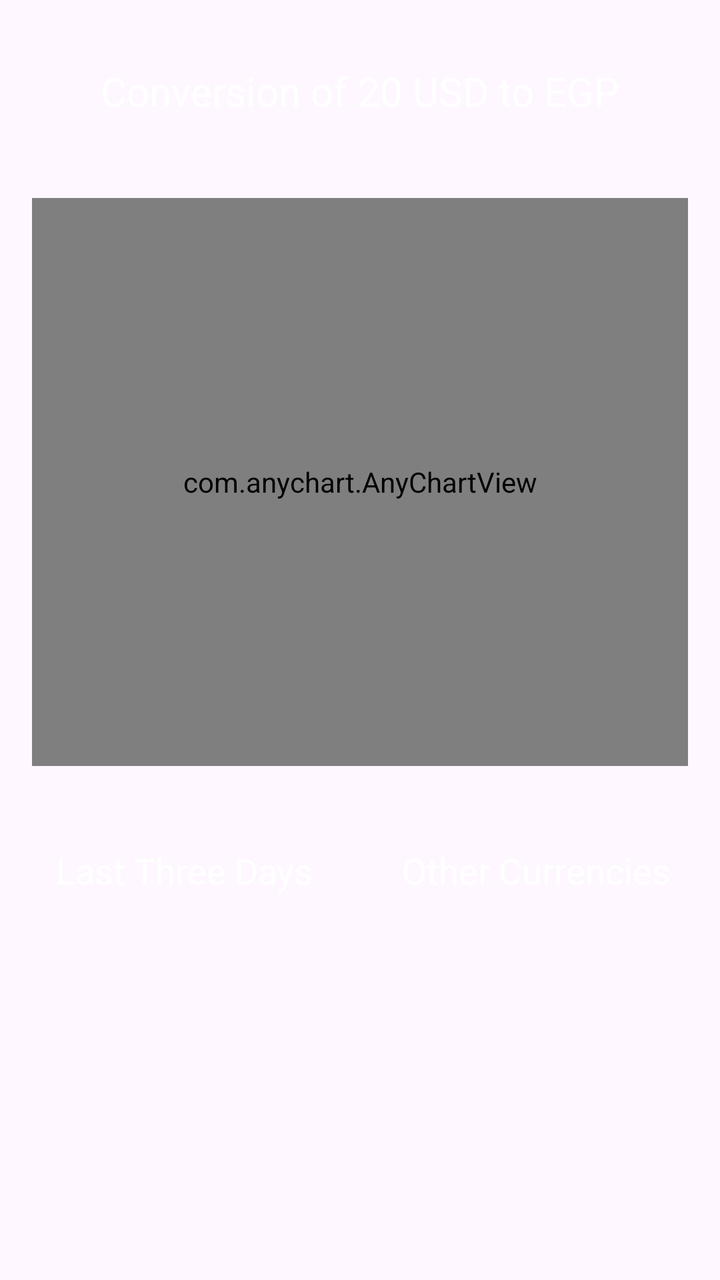
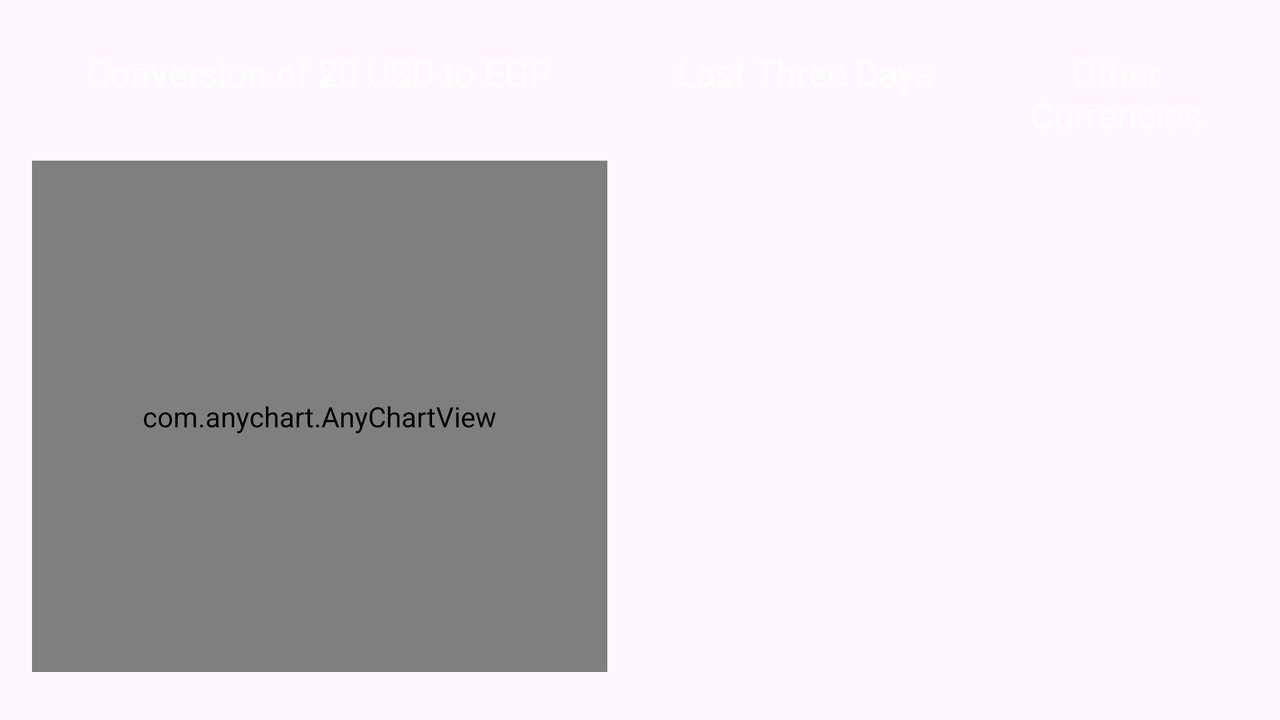

An Android layout and its configuration variant, each rendered on a device that would load it. The default file and the variant file are quoted in full after the pictures.
<!-- AndroidManifest.xml: application theme Theme.TaskCurrencyExchange -->
<!-- res/layout/fragment_currency_details.xml -->
<?xml version="1.0" encoding="utf-8"?>
<layout xmlns:android="http://schemas.android.com/apk/res/android"
    xmlns:tools="http://schemas.android.com/tools"
    xmlns:app="http://schemas.android.com/apk/res-auto"

    tools:context="my.ym.taskcurrencyexchange.ui.currencyDetails.CurrencyDetailsFragment">

    <data>
        <variable
            name="viewModel"
            type="my.ym.taskcurrencyexchange.ui.currencyDetails.CurrencyDetailsViewModel" />
    </data>

    <androidx.core.widget.NestedScrollView
        android:layout_width="match_parent"
        android:layout_height="match_parent"

        android:fillViewport="true">

        <androidx.constraintlayout.widget.ConstraintLayout
            android:layout_width="match_parent"
            android:layout_height="match_parent"

            android:paddingTop="8dp"
            android:paddingBottom="16dp"
            android:clipToPadding="false">

            <TextView
                android:id="@+id/titleTextView"

                android:layout_width="0dp"
                android:layout_height="wrap_content"

                android:layout_margin="8dp"

                android:padding="16dp"

                android:background="@drawable/round_rect_8"
                android:backgroundTint="@color/primary_dark"

                android:elevation="3dp"

                android:gravity="center"

                android:textColor="@color/white"
                android:textSize="20sp"

                android:text="@{viewModel.title}"
                tools:text="Conversion of 20 USD to EGP"

                app:layout_constraintTop_toTopOf="parent"
                app:layout_constraintStart_toStartOf="parent"
                app:layout_constraintEnd_toEndOf="parent"/>

            <androidx.constraintlayout.widget.ConstraintLayout
                android:id="@+id/chartConstraintLayout"

                android:layout_width="0dp"
                android:layout_height="300dp"

                android:layout_marginTop="16dp"
                android:layout_marginEnd="8dp"
                android:layout_marginStart="8dp"

                android:padding="8dp"
                android:clipToPadding="false"

                android:background="@drawable/round_rect_8"

                android:elevation="3dp"

                app:layout_constraintTop_toBottomOf="@id/titleTextView"
                app:layout_constraintStart_toStartOf="parent"
                app:layout_constraintEnd_toEndOf="parent">

                <com.anychart.AnyChartView
                    android:id="@+id/anyChartView"

                    android:layout_width="0dp"
                    android:layout_height="0dp"

                    app:layout_constraintBottom_toBottomOf="parent"
                    app:layout_constraintTop_toTopOf="parent"
                    app:layout_constraintStart_toStartOf="parent"
                    app:layout_constraintEnd_toEndOf="parent"/>

                <ProgressBar
                    android:id="@+id/progressBar"

                    android:layout_width="wrap_content"
                    android:layout_height="wrap_content"

                    app:layout_constraintTop_toTopOf="parent"
                    app:layout_constraintBottom_toBottomOf="parent"
                    app:layout_constraintStart_toStartOf="parent"
                    app:layout_constraintEnd_toEndOf="parent"/>

            </androidx.constraintlayout.widget.ConstraintLayout>

            <TextView
                android:id="@+id/lastDaysTitleTextView"

                android:layout_width="0dp"
                android:layout_height="wrap_content"

                android:layout_marginTop="24dp"
                android:layout_marginStart="8dp"
                android:layout_marginEnd="4dp"

                android:padding="8dp"

                android:background="@drawable/round_rect_8"
                android:backgroundTint="@color/primary_dark"

                android:elevation="3dp"

                android:gravity="center"

                android:textColor="@color/white"
                android:textSize="18sp"

                android:text="@string/last_three_days"

                app:layout_constraintTop_toBottomOf="@id/chartConstraintLayout"
                app:layout_constraintStart_toStartOf="parent"
                app:layout_constraintEnd_toStartOf="@id/otherCurrenciesTitleTextView"
                app:layout_constraintEnd_toEndOf="parent"/>
            <TextView
                android:id="@+id/otherCurrenciesTitleTextView"

                android:layout_width="0dp"
                android:layout_height="wrap_content"

                android:layout_marginStart="4dp"
                android:layout_marginEnd="8dp"

                android:padding="8dp"

                android:background="@drawable/round_rect_8"
                android:backgroundTint="@color/primary_dark"

                android:elevation="3dp"

                android:gravity="center"

                android:textColor="@color/white"
                android:textSize="18sp"

                android:text="@string/other_currencies"

                app:layout_constraintTop_toTopOf="@id/lastDaysTitleTextView"
                app:layout_constraintStart_toEndOf="@id/lastDaysTitleTextView"
                app:layout_constraintEnd_toEndOf="parent"/>

            
            <androidx.recyclerview.widget.RecyclerView
                android:id="@+id/recyclerViewLastDays"

                android:layout_width="0dp"
                android:layout_height="wrap_content"

                android:layout_marginTop="16dp"

                android:scrollbars="horizontal"

                app:spanCount="2"
                tools:itemCount="6"
                tools:layoutManager="androidx.recyclerview.widget.StaggeredGridLayoutManager"
                tools:listitem="@layout/item_text_scrollable"
                tools:orientation="vertical"

                android:background="@drawable/round_rect_8"
                android:elevation="3dp"

                android:paddingTop="8dp"
                android:paddingBottom="8dp"
                android:clipToPadding="false"

                app:layout_constraintStart_toStartOf="@id/lastDaysTitleTextView"
                app:layout_constraintEnd_toEndOf="@id/lastDaysTitleTextView"
                app:layout_constraintTop_toBottomOf="@id/lastDaysTitleTextView"/>
            <View
                android:layout_width="1dp"
                android:layout_height="0dp"

                android:layout_marginTop="8dp"
                android:layout_marginBottom="8dp"

                android:background="@color/divider_color"

                android:elevation="3dp"

                app:layout_constraintStart_toStartOf="@id/recyclerViewLastDays"
                app:layout_constraintEnd_toEndOf="@id/recyclerViewLastDays"
                app:layout_constraintTop_toTopOf="@id/recyclerViewLastDays"
                app:layout_constraintBottom_toBottomOf="@id/recyclerViewLastDays"/>

            <androidx.recyclerview.widget.RecyclerView
                android:id="@+id/recyclerViewOtherCurrencies"

                android:layout_width="0dp"
                android:layout_height="wrap_content"

                android:layout_marginTop="16dp"

                android:scrollbars="horizontal"

                app:spanCount="3"
                tools:itemCount="6"
                tools:layoutManager="androidx.recyclerview.widget.StaggeredGridLayoutManager"
                tools:listitem="@layout/item_text_scrollable"
                tools:orientation="vertical"

                android:background="@drawable/round_rect_8"
                android:elevation="3dp"

                android:paddingTop="8dp"
                android:paddingBottom="8dp"
                android:clipToPadding="false"

                app:layout_constraintStart_toStartOf="@id/otherCurrenciesTitleTextView"
                app:layout_constraintEnd_toEndOf="@id/otherCurrenciesTitleTextView"
                app:layout_constraintTop_toBottomOf="@id/otherCurrenciesTitleTextView"/>
            <View
                android:layout_width="1dp"
                android:layout_height="0dp"

                android:layout_marginTop="8dp"
                android:layout_marginBottom="8dp"

                android:background="@color/divider_color"

                android:elevation="3dp"

                app:layout_constraintHorizontal_bias="0.33"

                app:layout_constraintStart_toStartOf="@id/recyclerViewOtherCurrencies"
                app:layout_constraintEnd_toEndOf="@id/recyclerViewOtherCurrencies"
                app:layout_constraintTop_toTopOf="@id/recyclerViewOtherCurrencies"
                app:layout_constraintBottom_toBottomOf="@id/recyclerViewOtherCurrencies"/>

        </androidx.constraintlayout.widget.ConstraintLayout>

    </androidx.core.widget.NestedScrollView>

</layout>
<!-- res/layout/item_text_scrollable.xml (included above) -->
<?xml version="1.0" encoding="utf-8"?>
<layout xmlns:android="http://schemas.android.com/apk/res/android"
    xmlns:tools="http://schemas.android.com/tools">

    <data>
        <variable
            name="holder"
            type="my.ym.taskcurrencyexchange.ui.commonAdapters.VHItemTextScrollable" />
    </data>

    <TextView
        android:id="@+id/textView"

        android:layout_width="match_parent"
        android:layout_height="wrap_content"

        android:singleLine="true"
        android:ellipsize="marquee"
        android:marqueeRepeatLimit ="marquee_forever"
        android:focusable="true"
        android:focusableInTouchMode="true"
        android:scrollHorizontally="true"
        textView_setSelectedBA="@{true}"

        android:gravity="center"
        android:textColor="@color/black"
        android:textDirection="locale"
        android:textSize="12sp"

        android:layout_marginStart="2dp"
        android:layout_marginEnd="2dp"
        android:layout_marginTop="4dp"
        android:layout_marginBottom="4dp"

        android:text="@{holder.text}"
        tools:text="Yesterday"/>

</layout>
<!-- resources referenced by this layout -->
<resources>
  <color name="black">#FF000000</color>
  <color name="divider_color">#DDDDDD</color>
  <color name="primary_dark">#388E3C</color>
  <color name="white">#FFFFFFFF</color>
  <string name="last_three_days">Last Three Days</string>
  <string name="other_currencies">Other Currencies</string>
  <style name="Theme.TaskCurrencyExchange" parent="Base.Theme.TaskCurrencyExchange" />
  <style name="Base.Theme.TaskCurrencyExchange" parent="Theme.Material3.DayNight.NoActionBar">
          
          <item name="colorPrimary">@color/primary</item>
          <item name="colorPrimaryDark">@color/primary_dark</item>
      </style>
  <color name="primary">#4CAF50</color>
</resources>
<!-- res/layout-land/fragment_currency_details.xml (the repository's variant of the layout above) -->
<!-- drawn on the phone turned sideways -->
<?xml version="1.0" encoding="utf-8"?>
<layout xmlns:android="http://schemas.android.com/apk/res/android"
    xmlns:tools="http://schemas.android.com/tools"
    xmlns:app="http://schemas.android.com/apk/res-auto"

    tools:context="my.ym.taskcurrencyexchange.ui.currencyDetails.CurrencyDetailsFragment">

    <data>
        <variable
            name="viewModel"
            type="my.ym.taskcurrencyexchange.ui.currencyDetails.CurrencyDetailsViewModel" />
    </data>

    <androidx.constraintlayout.widget.ConstraintLayout
        android:layout_width="match_parent"
        android:layout_height="match_parent"

        android:paddingTop="8dp"
        android:paddingBottom="16dp"
        android:clipToPadding="false">

        <View
            android:id="@+id/screenDividerView"

            android:layout_width="1dp"
            android:layout_height="0dp"

            android:layout_marginTop="8dp"
            android:layout_marginBottom="8dp"

            android:backgroundTint="@color/divider_color"

            app:layout_constraintStart_toStartOf="parent"
            app:layout_constraintTop_toTopOf="parent"
            app:layout_constraintBottom_toBottomOf="parent"
            app:layout_constraintEnd_toEndOf="parent"/>

        <TextView
            android:id="@+id/titleTextView"

            android:layout_width="0dp"
            android:layout_height="wrap_content"

            android:layout_margin="8dp"

            android:padding="8dp"

            android:background="@drawable/round_rect_8"
            android:backgroundTint="@color/primary_dark"

            android:elevation="3dp"

            android:gravity="center"

            android:textColor="@color/white"
            android:textSize="18sp"

            android:text="@{viewModel.title}"
            tools:text="Conversion of 20 USD to EGP"

            app:layout_constraintTop_toTopOf="parent"
            app:layout_constraintStart_toStartOf="parent"
            app:layout_constraintEnd_toStartOf="@id/screenDividerView"/>

        <androidx.constraintlayout.widget.ConstraintLayout
            android:id="@+id/chartConstraintLayout"

            android:layout_width="0dp"
            android:layout_height="0dp"

            android:layout_marginTop="16dp"
            android:layout_marginEnd="8dp"
            android:layout_marginStart="8dp"

            android:padding="8dp"
            android:clipToPadding="false"

            android:background="@drawable/round_rect_8"

            android:elevation="3dp"

            app:layout_constraintTop_toBottomOf="@id/titleTextView"
            app:layout_constraintBottom_toBottomOf="parent"
            app:layout_constraintStart_toStartOf="parent"
            app:layout_constraintEnd_toStartOf="@id/screenDividerView">

            <com.anychart.AnyChartView
                android:id="@+id/anyChartView"

                android:layout_width="0dp"
                android:layout_height="0dp"

                app:layout_constraintBottom_toBottomOf="parent"
                app:layout_constraintTop_toTopOf="parent"
                app:layout_constraintStart_toStartOf="parent"
                app:layout_constraintEnd_toEndOf="parent"/>

            <ProgressBar
                android:id="@+id/progressBar"

                android:layout_width="wrap_content"
                android:layout_height="wrap_content"

                app:layout_constraintTop_toTopOf="parent"
                app:layout_constraintBottom_toBottomOf="parent"
                app:layout_constraintStart_toStartOf="parent"
                app:layout_constraintEnd_toEndOf="parent"/>

        </androidx.constraintlayout.widget.ConstraintLayout>

        <TextView
            android:id="@+id/lastDaysTitleTextView"

            android:layout_width="0dp"
            android:layout_height="wrap_content"

            android:layout_marginTop="8dp"
            android:layout_marginStart="8dp"
            android:layout_marginEnd="4dp"

            android:padding="8dp"

            android:background="@drawable/round_rect_8"
            android:backgroundTint="@color/primary_dark"

            android:elevation="3dp"

            android:gravity="center"

            android:textColor="@color/white"
            android:textSize="18sp"

            android:text="@string/last_three_days"

            app:layout_constraintTop_toTopOf="parent"
            app:layout_constraintStart_toEndOf="@id/screenDividerView"
            app:layout_constraintEnd_toStartOf="@id/otherCurrenciesTitleTextView"
            app:layout_constraintEnd_toEndOf="parent"/>
        <TextView
            android:id="@+id/otherCurrenciesTitleTextView"

            android:layout_width="0dp"
            android:layout_height="wrap_content"

            android:layout_marginStart="4dp"
            android:layout_marginEnd="8dp"

            android:padding="8dp"

            android:background="@drawable/round_rect_8"
            android:backgroundTint="@color/primary_dark"

            android:elevation="3dp"

            android:gravity="center"

            android:textColor="@color/white"
            android:textSize="18sp"

            android:text="@string/other_currencies"

            app:layout_constraintTop_toTopOf="@id/lastDaysTitleTextView"
            app:layout_constraintStart_toEndOf="@id/lastDaysTitleTextView"
            app:layout_constraintEnd_toEndOf="parent"/>

        
        <androidx.recyclerview.widget.RecyclerView
            android:id="@+id/recyclerViewLastDays"

            android:layout_width="0dp"
            android:layout_height="0dp"

            app:layout_constraintHeight_default="wrap"

            app:layout_constraintVertical_bias="0"

            android:layout_marginTop="16dp"

            android:scrollbars="horizontal"

            app:spanCount="2"
            tools:itemCount="6"
            tools:layoutManager="androidx.recyclerview.widget.StaggeredGridLayoutManager"
            tools:listitem="@layout/item_text_scrollable"
            tools:orientation="vertical"

            android:background="@drawable/round_rect_8"
            android:elevation="3dp"

            android:paddingTop="8dp"
            android:paddingBottom="8dp"
            android:clipToPadding="false"

            app:layout_constraintBottom_toBottomOf="parent"
            app:layout_constraintStart_toStartOf="@id/lastDaysTitleTextView"
            app:layout_constraintEnd_toEndOf="@id/lastDaysTitleTextView"
            app:layout_constraintTop_toBottomOf="@id/lastDaysTitleTextView"/>
        <View
            android:layout_width="1dp"
            android:layout_height="0dp"

            android:layout_marginTop="8dp"
            android:layout_marginBottom="8dp"

            android:background="@color/divider_color"

            android:elevation="3dp"

            app:layout_constraintStart_toStartOf="@id/recyclerViewLastDays"
            app:layout_constraintEnd_toEndOf="@id/recyclerViewLastDays"
            app:layout_constraintTop_toTopOf="@id/recyclerViewLastDays"
            app:layout_constraintBottom_toBottomOf="@id/recyclerViewLastDays"/>

        <androidx.recyclerview.widget.RecyclerView
            android:id="@+id/recyclerViewOtherCurrencies"

            android:layout_width="0dp"
            android:layout_height="0dp"

            app:layout_constraintHeight_default="wrap"

            app:layout_constraintVertical_bias="0"

            android:layout_marginTop="16dp"

            android:scrollbars="horizontal"

            app:spanCount="3"
            tools:itemCount="6"
            tools:layoutManager="androidx.recyclerview.widget.StaggeredGridLayoutManager"
            tools:listitem="@layout/item_text_scrollable"
            tools:orientation="vertical"

            android:background="@drawable/round_rect_8"
            android:elevation="3dp"

            android:paddingTop="8dp"
            android:paddingBottom="8dp"
            android:clipToPadding="false"

            app:layout_constraintBottom_toBottomOf="parent"
            app:layout_constraintStart_toStartOf="@id/otherCurrenciesTitleTextView"
            app:layout_constraintEnd_toEndOf="@id/otherCurrenciesTitleTextView"
            app:layout_constraintTop_toBottomOf="@id/otherCurrenciesTitleTextView"/>
        <View
            android:layout_width="1dp"
            android:layout_height="0dp"

            android:layout_marginTop="8dp"
            android:layout_marginBottom="8dp"

            android:background="@color/divider_color"

            android:elevation="3dp"

            app:layout_constraintHorizontal_bias="0.33"

            app:layout_constraintStart_toStartOf="@id/recyclerViewOtherCurrencies"
            app:layout_constraintEnd_toEndOf="@id/recyclerViewOtherCurrencies"
            app:layout_constraintTop_toTopOf="@id/recyclerViewOtherCurrencies"
            app:layout_constraintBottom_toBottomOf="@id/recyclerViewOtherCurrencies"/>

    </androidx.constraintlayout.widget.ConstraintLayout>

</layout>
